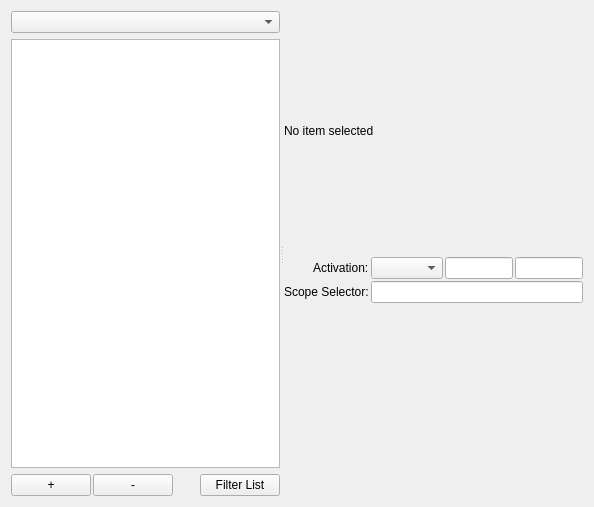
<?xml version="1.0" encoding="UTF-8"?>
<ui version="4.0">
 <class>bundleEditor</class>
 <widget class="QWidget" name="bundleEditor">
  <property name="geometry">
   <rect>
    <x>0</x>
    <y>0</y>
    <width>594</width>
    <height>507</height>
   </rect>
  </property>
  <property name="windowTitle">
   <string>Bundle Editor</string>
  </property>
  <property name="windowIcon">
   <iconset>
    <normaloff>:/icons/resources/icons/Prymatex_Logo.png</normaloff>:/icons/resources/icons/Prymatex_Logo.png</iconset>
  </property>
  <layout class="QVBoxLayout" name="verticalLayout">
   <item>
    <widget class="QSplitter" name="splitter">
     <property name="orientation">
      <enum>Qt::Horizontal</enum>
     </property>
     <widget class="QWidget" name="verticalLayoutWidget">
      <layout class="QVBoxLayout" name="treeLayout">
       <item>
        <widget class="QComboBox" name="comboBoxItemFilter"/>
       </item>
       <item>
        <widget class="QTreeView" name="treeView"/>
       </item>
       <item>
        <layout class="QHBoxLayout" name="toolbarLayout">
         <property name="spacing">
          <number>2</number>
         </property>
         <item>
          <widget class="QPushButton" name="pushButtonAdd">
           <property name="text">
            <string>+</string>
           </property>
          </widget>
         </item>
         <item>
          <widget class="QPushButton" name="pushButtonRemove">
           <property name="text">
            <string>-</string>
           </property>
          </widget>
         </item>
         <item>
          <spacer name="horizontalSpacer">
           <property name="orientation">
            <enum>Qt::Horizontal</enum>
           </property>
           <property name="sizeHint" stdset="0">
            <size>
             <width>98</width>
             <height>20</height>
            </size>
           </property>
          </spacer>
         </item>
         <item>
          <widget class="QPushButton" name="pushButtonFilter">
           <property name="text">
            <string>Filter List</string>
           </property>
          </widget>
         </item>
        </layout>
       </item>
      </layout>
     </widget>
     <widget class="QWidget" name="verticalLayoutWidget_2">
      <layout class="QVBoxLayout" name="editorsLayout">
       <item>
        <widget class="QLabel" name="labelTitle">
         <property name="text">
          <string>No item selected</string>
         </property>
        </widget>
       </item>
       <item>
        <layout class="QFormLayout" name="basicFormLayout">
         <property name="fieldGrowthPolicy">
          <enum>QFormLayout::AllNonFixedFieldsGrow</enum>
         </property>
         <property name="labelAlignment">
          <set>Qt::AlignRight|Qt::AlignTrailing|Qt::AlignVCenter</set>
         </property>
         <property name="horizontalSpacing">
          <number>2</number>
         </property>
         <property name="verticalSpacing">
          <number>2</number>
         </property>
         <item row="0" column="0">
          <widget class="QLabel" name="labelActivation">
           <property name="text">
            <string>Activation:</string>
           </property>
          </widget>
         </item>
         <item row="0" column="1">
          <layout class="QHBoxLayout" name="activationLayout">
           <property name="spacing">
            <number>2</number>
           </property>
           <item>
            <widget class="QComboBox" name="comboBoxActivation"/>
           </item>
           <item>
            <widget class="QLineEdit" name="lineTabTriggerActivation"/>
           </item>
           <item>
            <widget class="QLineEdit" name="lineKeyEquivalentActivation"/>
           </item>
          </layout>
         </item>
         <item row="1" column="0">
          <widget class="QLabel" name="labelScopeSelector">
           <property name="text">
            <string>Scope Selector:</string>
           </property>
          </widget>
         </item>
         <item row="1" column="1">
          <widget class="QLineEdit" name="lineEditScope"/>
         </item>
        </layout>
       </item>
      </layout>
     </widget>
    </widget>
   </item>
  </layout>
 </widget>
 <resources/>
 <connections/>
</ui>
